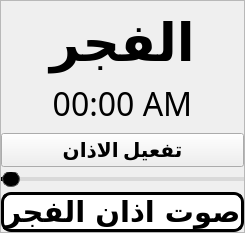
                       <widget class="QFrame" name="frame_15">
                        <property name="sizePolicy">
                         <sizepolicy hsizetype="Expanding" vsizetype="Expanding">
                          <horstretch>0</horstretch>
                          <verstretch>0</verstretch>
                         </sizepolicy>
                        </property>
                        <property name="minimumSize">
                         <size>
                          <width>0</width>
                          <height>0</height>
                         </size>
                        </property>
                        <property name="frameShape">
                         <enum>QFrame::StyledPanel</enum>
                        </property>
                        <property name="frameShadow">
                         <enum>QFrame::Raised</enum>
                        </property>
                        <layout class="QVBoxLayout" name="verticalLayout_33">
                         <property name="spacing">
                          <number>5</number>
                         </property>
                         <property name="leftMargin">
                          <number>0</number>
                         </property>
                         <property name="topMargin">
                          <number>0</number>
                         </property>
                         <property name="rightMargin">
                          <number>0</number>
                         </property>
                         <property name="bottomMargin">
                          <number>0</number>
                         </property>
                         <item>
                          <widget class="QWidget" name="fajerWidget" native="true">
                           <property name="sizePolicy">
                            <sizepolicy hsizetype="Expanding" vsizetype="Expanding">
                             <horstretch>0</horstretch>
                             <verstretch>0</verstretch>
                            </sizepolicy>
                           </property>
                           <property name="minimumSize">
                            <size>
                             <width>0</width>
                             <height>0</height>
                            </size>
                           </property>
                           <property name="maximumSize">
                            <size>
                             <width>250</width>
                             <height>200</height>
                            </size>
                           </property>
                           <layout class="QVBoxLayout" name="verticalLayout_5">
                            <property name="spacing">
                             <number>7</number>
                            </property>
                            <property name="leftMargin">
                             <number>0</number>
                            </property>
                            <property name="topMargin">
                             <number>11</number>
                            </property>
                            <property name="rightMargin">
                             <number>0</number>
                            </property>
                            <property name="bottomMargin">
                             <number>0</number>
                            </property>
                            <item>
                             <widget class="QLabel" name="fajer_label">
                              <property name="sizePolicy">
                               <sizepolicy hsizetype="Preferred" vsizetype="Preferred">
                                <horstretch>0</horstretch>
                                <verstretch>0</verstretch>
                               </sizepolicy>
                              </property>
                              <property name="font">
                               <font>
                                <family>Microsoft Uighur</family>
                                <pointsize>39</pointsize>
                                <weight>75</weight>
                                <bold>true</bold>
                                <kerning>true</kerning>
                               </font>
                              </property>
                              <property name="styleSheet">
                               <string notr="true">color:black;</string>
                              </property>
                              <property name="text">
                               <string>الفجر</string>
                              </property>
                              <property name="alignment">
                               <set>Qt::AlignCenter</set>
                              </property>
                             </widget>
                            </item>
                            <item>
                             <widget class="QLabel" name="fajer_adan_time">
                              <property name="sizePolicy">
                               <sizepolicy hsizetype="Preferred" vsizetype="Preferred">
                                <horstretch>0</horstretch>
                                <verstretch>0</verstretch>
                               </sizepolicy>
                              </property>
                              <property name="font">
                               <font>
                                <family>Bahnschrift</family>
                                <pointsize>24</pointsize>
                               </font>
                              </property>
                              <property name="styleSheet">
                               <string notr="true">color:black;</string>
                              </property>
                              <property name="text">
                               <string>00:00 AM</string>
                              </property>
                              <property name="alignment">
                               <set>Qt::AlignCenter</set>
                              </property>
                             </widget>
                            </item>
                            <item>
                             <widget class="QPushButton" name="fajer_activate_button">
                              <property name="font">
                               <font>
                                <family>Calibri</family>
                                <pointsize>15</pointsize>
                                <weight>75</weight>
                                <bold>true</bold>
                               </font>
                              </property>
                              <property name="text">
                               <string>تفعيل الاذان</string>
                              </property>
                              <property name="checkable">
                               <bool>true</bool>
                              </property>
                             </widget>
                            </item>
                           </layout>
                          </widget>
                         </item>
                         <item>
                          <widget class="QSlider" name="fajer_volume_slider">
                           <property name="sizePolicy">
                            <sizepolicy hsizetype="Expanding" vsizetype="Minimum">
                             <horstretch>0</horstretch>
                             <verstretch>0</verstretch>
                            </sizepolicy>
                           </property>
                           <property name="styleSheet">
                            <string notr="true">
QSlider::groove:horizontal {
    border: 1px solid #999999;
    height: 2px; /* Set the line thickness */
    background: #d9d9d9;
    margin: 0px 0;
}

QSlider::handle:horizontal {
    background: black;
    border: 1px solid #5c5c5c;
    width: 16px;
    height: 16px;
    margin: -7px 0; /* Adjusted to vertically center the handle on the thinner groove */
    border-radius: 8px; /* Circular handle */
}

QSlider::add-page:horizontal {
    background: #d9d9d9;
}

QSlider::sub-page:horizontal {
    background: black;
}
</string>
                           </property>
                           <property name="orientation">
                            <enum>Qt::Horizontal</enum>
                           </property>
                          </widget>
                         </item>
                         <item>
                          <widget class="QPushButton" name="fajerSoundButton">
                           <property name="sizePolicy">
                            <sizepolicy hsizetype="Expanding" vsizetype="Fixed">
                             <horstretch>0</horstretch>
                             <verstretch>0</verstretch>
                            </sizepolicy>
                           </property>
                           <property name="minimumSize">
                            <size>
                             <width>0</width>
                             <height>0</height>
                            </size>
                           </property>
                           <property name="maximumSize">
                            <size>
                             <width>16777215</width>
                             <height>16777215</height>
                            </size>
                           </property>
                           <property name="font">
                            <font>
                             <family>Microsoft Uighur</family>
                             <pointsize>22</pointsize>
                             <weight>75</weight>
                             <bold>true</bold>
                            </font>
                           </property>
                           <property name="styleSheet">
                            <string notr="true">QPushButton{
border-radius: 10px;
color: black;
border: 3px solid black;
background-color: rgb(255,255,255);
}

QPushButton:hover{
background-color: rgb(53, 53, 53);
color:white;
}

</string>
                           </property>
                           <property name="text">
                            <string>صوت اذان الفجر</string>
                           </property>
                           <property name="checkable">
                            <bool>true</bool>
                           </property>
                          </widget>
                         </item>
                        </layout>
                       </widget>
